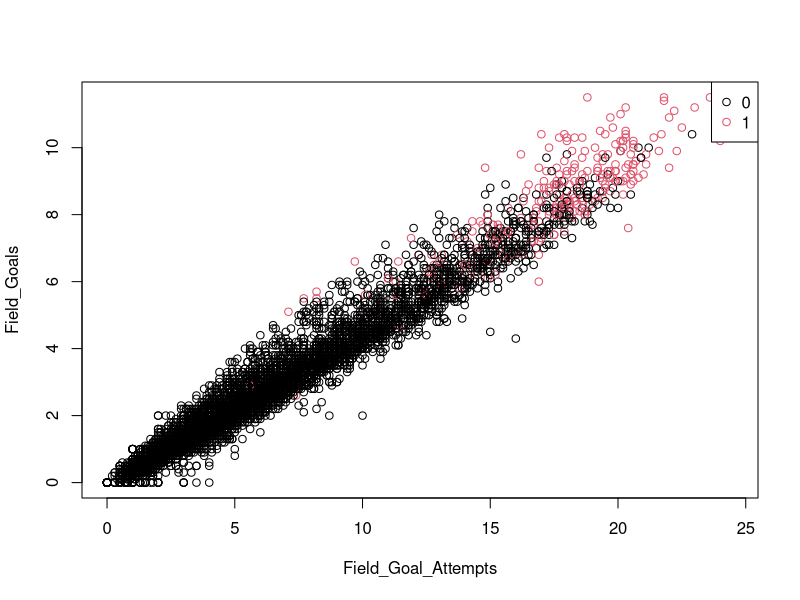
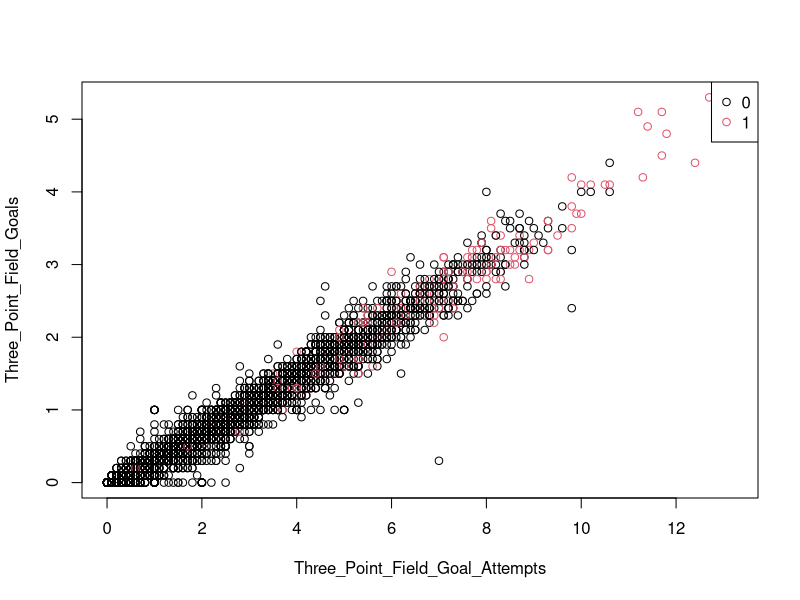
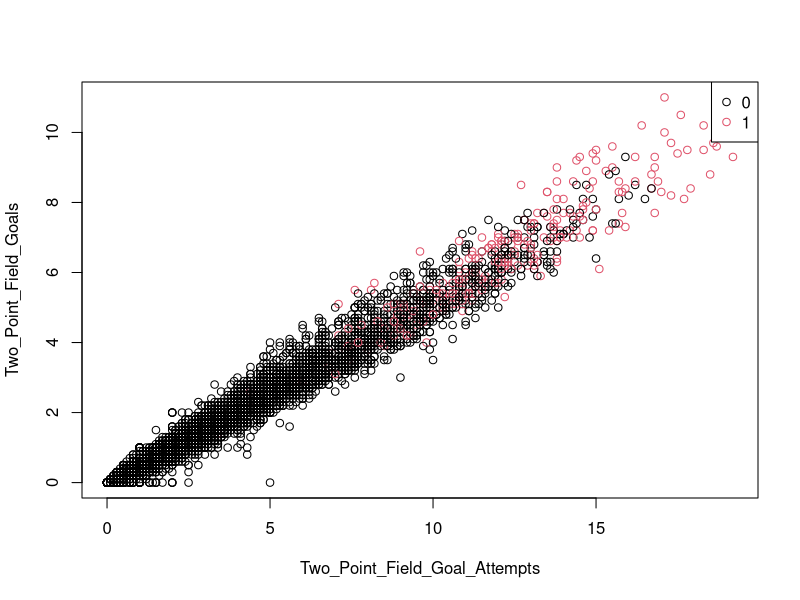
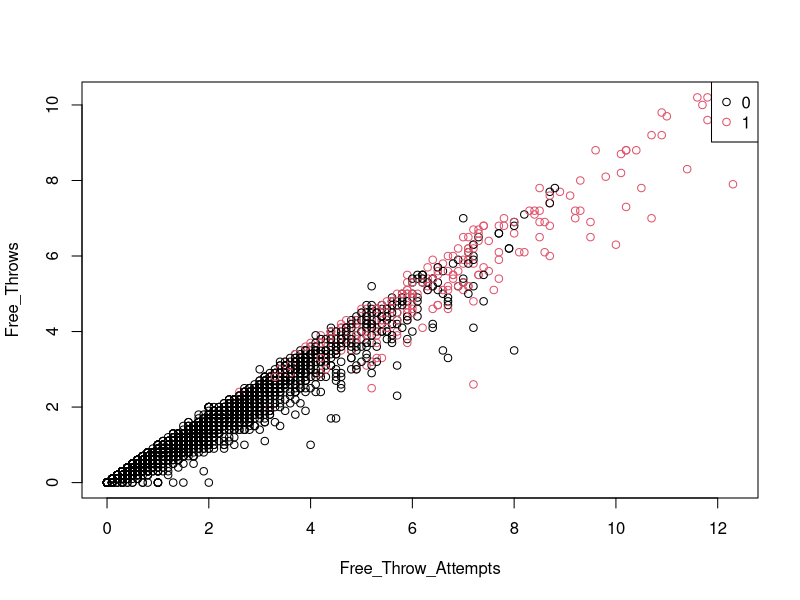
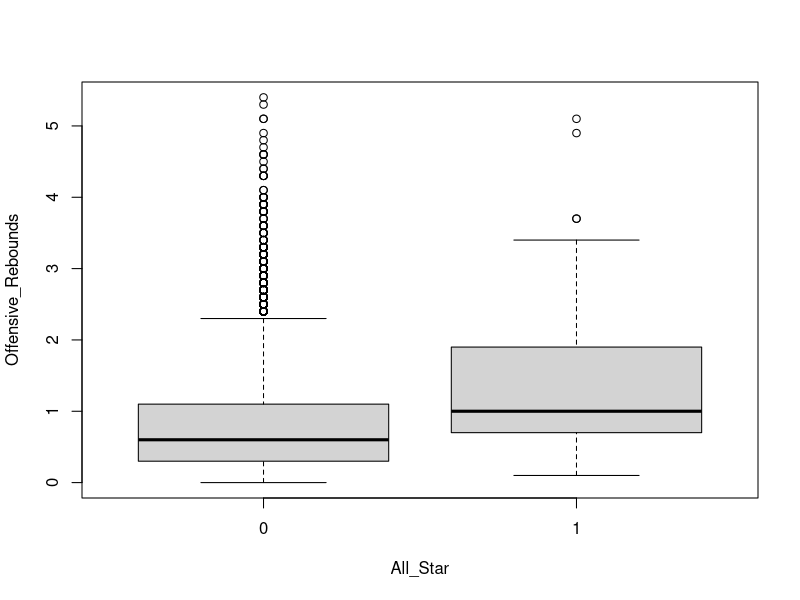
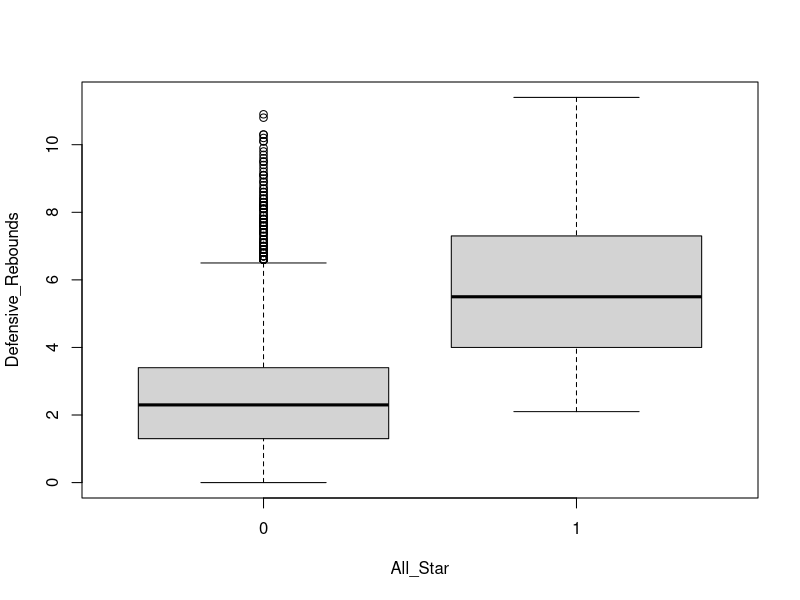
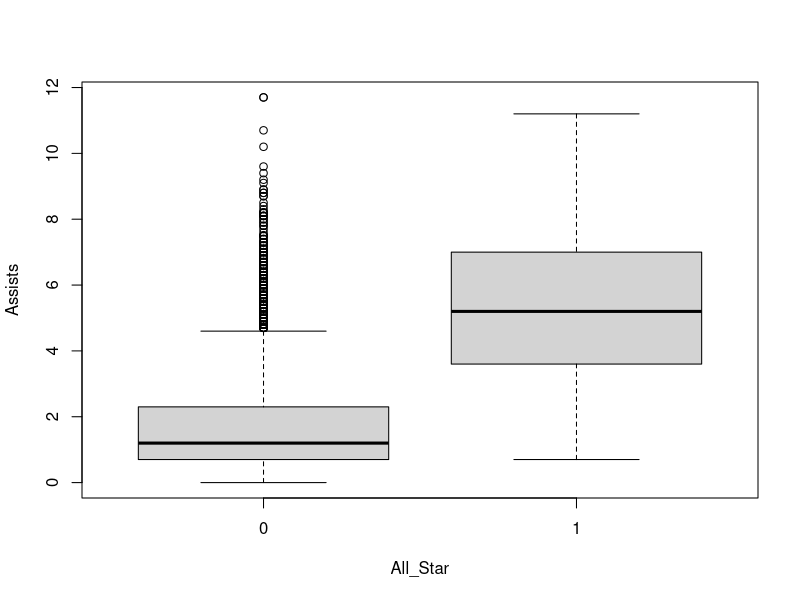
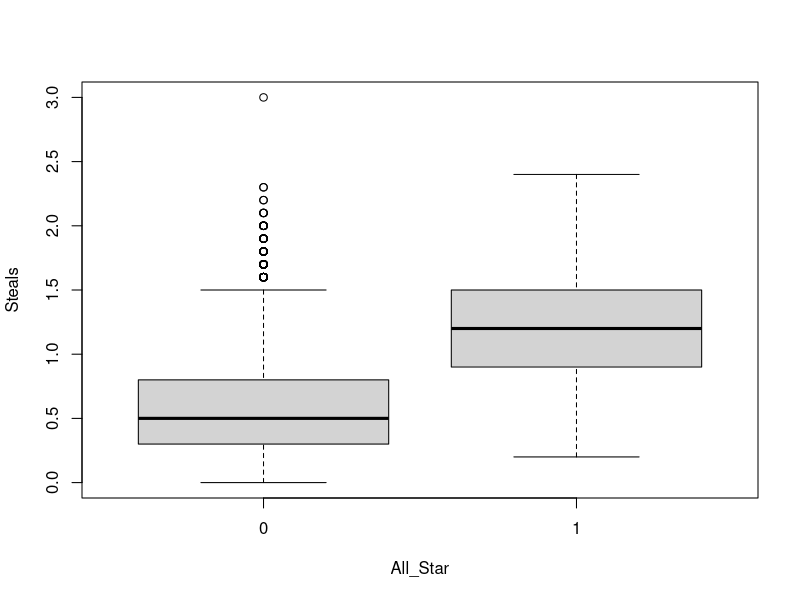

Reproduce these figures in R, in order.
## ---- chunk 1
players <- read.csv("players.csv")
str(players)
## ---- chunk 2
library(dplyr)
players <- players %>%
  group_by(Season, Player, Age, All_Star) %>%
  summarise(
    Team = paste(Team, collapse = ", "),
    Position = ifelse(n_distinct(Position) > 1, paste(unique(Position), collapse = ", "), unique(Position)),
    Games_Started = sum(Games_Started),
    Minutes_Played = round(sum(Minutes_Played * Games) / sum(Games), 1),
    Field_Goals = round(sum(Field_Goals * Games) / sum(Games), 1),
    Field_Goal_Attempts = round(sum(Field_Goal_Attempts * Games) / sum(Games), 1),
    Field_Goal_Percentage = round(sum(Field_Goal_Percentage * Games) / sum(Games), 3),
    Three_Point_Field_Goals = round(sum(Three_Point_Field_Goals * Games) / sum(Games), 1),
    Three_Point_Field_Goal_Attempts = round(sum(Three_Point_Field_Goal_Attempts * Games) / sum(Games), 1),
    Three_Point_Field_Goal_Percentage = round(sum(Three_Point_Field_Goal_Percentage * Games) / sum(Games), 3),
    Two_Point_Field_Goals = round(sum(Two_Point_Field_Goals * Games) / sum(Games), 1),
    Two_Point_Field_Goal_Attempts = round(sum(Two_Point_Field_Goal_Attempts * Games) / sum(Games), 1),
    Two_Point_Field_Goal_Percentage = round(sum(Two_Point_Field_Goal_Percentage * Games) / sum(Games), 3),
    Effective_Field_Goal_Percentage = round(sum(Effective_Field_Goal_Percentage * Games) / sum(Games), 3),
    Free_Throws = round(sum(Free_Throws * Games) / sum(Games), 1),
    Free_Throw_Attempts = round(sum(Free_Throw_Attempts * Games) / sum(Games), 1),
    Free_Throw_Percentage = round(sum(Free_Throw_Percentage * Games) / sum(Games), 3),
    Offensive_Rebounds = round(sum(Offensive_Rebounds * Games) / sum(Games), 1),
    Defensive_Rebounds = round(sum(Defensive_Rebounds * Games) / sum(Games), 1),
    Total_Rebounds = round(sum(Total_Rebounds * Games) / sum(Games), 1),
    Assists = round(sum(Assists * Games) / sum(Games), 1),
    Steals = round(sum(Steals * Games) / sum(Games), 1),
    Blocks = round(sum(Blocks * Games) / sum(Games), 1),
    Turnovers = round(sum(Turnovers * Games) / sum(Games), 1),
    Personal_Fouls = round(sum(Personal_Fouls * Games) / sum(Games), 1),
    Points = round(sum(Points * Games) / sum(Games), 1),
    Games = sum(Games),
    .groups = "drop"
  )
## ---- chunk 3
str(players)
## ---- chunk 4
plot(Field_Goals ~ Field_Goal_Attempts, col = All_Star + 1, data = players)
legend("topright", legend = unique(players$All_Star), col = unique(players$All_Star) + 1, pch = 1)
## ---- chunk 5
plot(Three_Point_Field_Goals ~ Three_Point_Field_Goal_Attempts, col = All_Star + 1, data = players)
legend("topright", legend = unique(players$All_Star), col = unique(players$All_Star) + 1, pch = 1)
## ---- chunk 6
plot(Two_Point_Field_Goals ~ Two_Point_Field_Goal_Attempts, col = All_Star + 1, data = players)
legend("topright", legend = unique(players$All_Star), col = unique(players$All_Star) + 1, pch = 1)
## ---- chunk 7
plot(Free_Throws ~ Free_Throw_Attempts, col = All_Star + 1, data = players)
legend("topright", legend = unique(players$All_Star), col = unique(players$All_Star) + 1, pch = 1)
## ---- chunk 8
boxplot(Offensive_Rebounds ~ All_Star, data = players)
## ---- chunk 9
boxplot(Defensive_Rebounds ~ All_Star, data = players)
## ---- chunk 10
boxplot(Assists ~ All_Star, data = players)
## ---- chunk 11
boxplot(Steals ~ All_Star, data = players)
## ---- chunk 12
boxplot(Blocks ~ All_Star, data = players)
## ---- chunk 13
boxplot(Turnovers ~ All_Star, data = players)
## ---- chunk 14
boxplot(Points ~ All_Star, data = players)
## ---- chunk 15
players2 <- subset(players, select = -c(Season, Player, Age, Team, Position, Games, Games_Started, Minutes_Played, Field_Goals, Field_Goal_Attempts, Field_Goal_Percentage, Three_Point_Field_Goal_Attempts, Two_Point_Field_Goal_Attempts, Free_Throw_Attempts, Effective_Field_Goal_Percentage, Total_Rebounds, Personal_Fouls, Points))
## ---- chunk 16
train <- players2[1:4247,]
test <- players2[4248:5309,]
## ---- chunk 17
model <- glm(All_Star ~ Three_Point_Field_Goals + 
             Three_Point_Field_Goal_Percentage + Two_Point_Field_Goals + 
             Two_Point_Field_Goal_Percentage + Free_Throws + Free_Throw_Percentage + 
             Offensive_Rebounds + Defensive_Rebounds + Assists + Steals + Blocks + 
             Turnovers, 
             family=binomial(link='logit'),data=train)

summary(model)
## ---- chunk 18
players3 <- subset(players, select = -c(Season, Player, Age, Team, Position, Games, Games_Started, Minutes_Played, Field_Goals, Field_Goal_Attempts, Field_Goal_Percentage, Three_Point_Field_Goal_Attempts, Three_Point_Field_Goal_Percentage, Two_Point_Field_Goal_Attempts, Two_Point_Field_Goal_Percentage, Free_Throw_Attempts, Free_Throw_Percentage, Effective_Field_Goal_Percentage, Total_Rebounds, Offensive_Rebounds, Personal_Fouls, Points))

train2 <- players3[1:4247,]
test2 <- players3[4248:5309,]

model2 <- glm(All_Star ~ Three_Point_Field_Goals + Two_Point_Field_Goals + Free_Throws + 
              Defensive_Rebounds + Assists + Steals + Blocks + Turnovers,
              family=binomial(link='logit'),data=train)

summary(model2)
## ---- chunk 19
library(car)
vif(model2)
## ---- chunk 20
fitted.results <- predict(model2,newdata=subset(test2,select=c(2:9)),type='response')
fitted.results <- ifelse(fitted.results > 0.5,1,0)

misClasificError <- mean(fitted.results != test2$All_Star)
print(paste('Accuracy',1-misClasificError))
## ---- chunk 21
library(caret)
confusionMatrix <- confusionMatrix(factor(fitted.results), factor(test2$All_Star))
print(confusionMatrix)
## ---- chunk 22
precision <- confusionMatrix$byClass["Precision"]
recall <- confusionMatrix$byClass["Recall"]
f1_score <- 2 * ((precision * recall) / (precision + recall))
print(paste("Precision:", precision))
print(paste("Recall:", recall))
print(paste("F1 Score:", f1_score))
## ---- chunk 23
fitted.probabilities <- predict(model2, newdata=subset(test2, select=c(2:9)), type='response')
actual <- test2$All_Star
predicted <- fitted.probabilities

log_loss <- -mean(actual * log(predicted) + (1 - actual) * log(1 - predicted))
print(paste("Log-Loss:", log_loss))
## ---- chunk 24
new_data <- data.frame(
  Three_Point_Field_Goals = 0.1,
  Two_Point_Field_Goals = 13.0,
  Free_Throws = 8.8,
  Defensive_Rebounds = 3.8,
  Assists = 5.9,
  Steals = 3.2,
  Blocks = 1.6,
  Turnovers = 3.1
)
ifelse(predict(model2,newdata=new_data,type='response') > 0.5, "Yes", "No")
